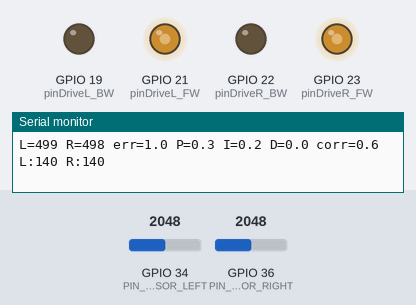
The sketch below on a simulated ESP32. Shown: output pins drawn as LEDs (lit = HIGH), the last lines printed to the serial monitor. Dashed ring = blinking. The test bench sets the inputs (shaded band); at power-on: GPIO 34 (PIN_SENSOR_LEFT) = 2048, GPIO 36 (PIN_SENSOR_RIGHT) = 2048.

Above: at 5.2 s.
5.3 s: GPIO 34 (PIN_SENSOR_LEFT) set to 2866
At 6.3 s:
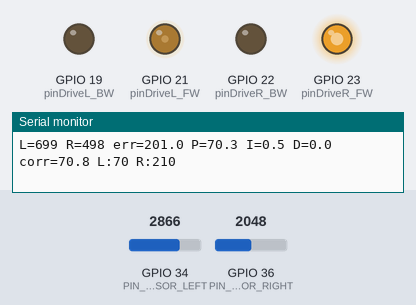
6.8 s: GPIO 36 (PIN_SENSOR_RIGHT) set to 2866
At 7.5 s:
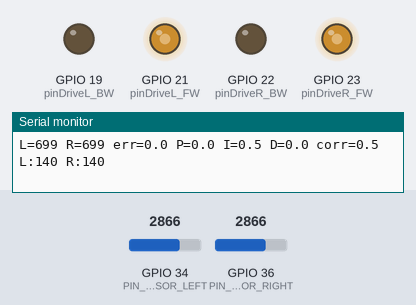
8.3 s: GPIO 36 (PIN_SENSOR_RIGHT) set to 2932
At 8.45 s:
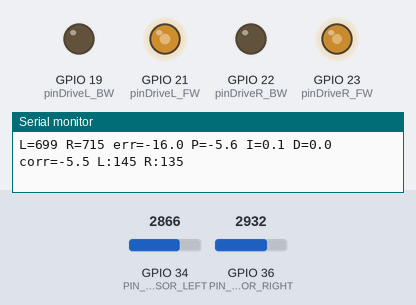
9.8 s: GPIO 34 (PIN_SENSOR_LEFT) set to 2047
At 10.9 s:
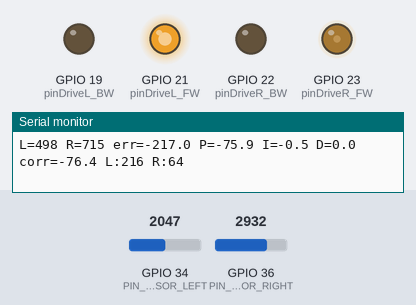
11.3 s: GPIO 34 (PIN_SENSOR_LEFT) set to 4095
At 12.3 s:
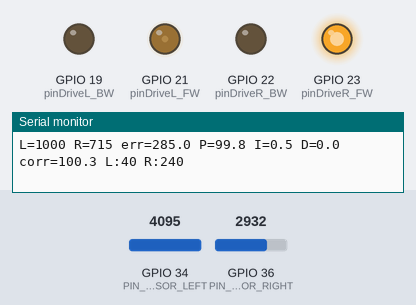
12.8 s: GPIO 36 (PIN_SENSOR_RIGHT) set to 3603
At 13.4 s:
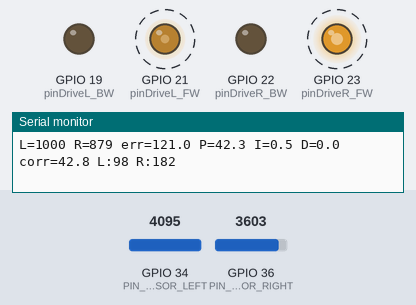
Timing chart, 0 to 16.8 s (numbered marks = the images above; inputs shaded):
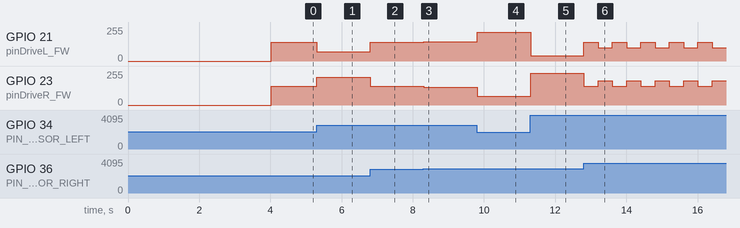

The sketch:

pid__line_follower.ino
```cpp
// ================================================================
//  ПИД-РЕГУЛЯТОР ДВИЖЕНИЯ ПО ЛИНИИ (автономный режим)
//  Платформа : ESP32 (38 пин)
//  Датчики   : 2 × TCRT5000 (GPIO 34 и GPIO 39)
//  Моторы    : драйвер L298N / TB6612 (пины 21, 19, 23, 22)
// ================================================================

// ================================================================
//  РАЗДЕЛ 1 — ПИНЫ МОТОРОВ
// ================================================================
const int pinDriveL_FW = 21;  // Левый мотор: движение ВПЕРЁД (ШИМ)
const int pinDriveL_BW = 19;  // Левый мотор: движение НАЗАД  (ШИМ)
const int pinDriveR_FW = 23;  // Правый мотор: движение ВПЕРЁД (ШИМ)
const int pinDriveR_BW = 22;  // Правый мотор: движение НАЗАД  (ШИМ)

// ================================================================
//  РАЗДЕЛ 2 — КАЛИБРОВОЧНЫЕ ЗНАЧЕНИЯ
// ================================================================
const int PIN_SENSOR_LEFT  = 34;  // Левый датчик TCRT5000
const int PIN_SENSOR_RIGHT = 36;  // Правый датчик TCRT5000

// ВСТАВЬТЕ ВАШИ ЗНАЧЕНИЯ КАЛИБРОВКИ СЮДА
const int CAL_MIN_LEFT  = 9;     // Минимум левого (белая поверхность)
const int CAL_MAX_LEFT  = 4095;  // Максимум левого (чёрная линия)
const int CAL_MIN_RIGHT = 10;    // Минимум правого (белая поверхность)
const int CAL_MAX_RIGHT = 4095;  // Максимум правого (чёрная линия)

// ================================================================
//  РАЗДЕЛ 3 — ПАРАМЕТРЫ ДВИЖЕНИЯ
// ================================================================
const int BASE_SPEED = 140;
const int MAX_CORRECTION = 140;

// ================================================================
//  РАЗДЕЛ 4 — КОЭФФИЦИЕНТЫ ПИД-РЕГУЛЯТОРА
// ================================================================
float Kp = 0.35;   // Пропорциональный
float Ki = 0.001;  // Интегральный
float Kd = 1.2;    // Дифференциальный

// ================================================================
//  РАЗДЕЛ 5 — ВНУТРЕННИЕ ПЕРЕМЕННЫЕ ПИД
// ================================================================
float pid_integral   = 0.0;
float pid_prev_error = 0.0;
const float INTEGRAL_LIMIT = 500.0;

// ================================================================
//  РАЗДЕЛ 7 — НОРМАЛИЗАЦИЯ ДАТЧИКА
// ================================================================
int normalizeLeft(int raw) {
  raw = constrain(raw, CAL_MIN_LEFT, CAL_MAX_LEFT);
  return (raw - CAL_MIN_LEFT) * 1000 / (CAL_MAX_LEFT - CAL_MIN_LEFT);
}

int normalizeRight(int raw) {
  raw = constrain(raw, CAL_MIN_RIGHT, CAL_MAX_RIGHT);
  return (raw - CAL_MIN_RIGHT) * 1000 / (CAL_MAX_RIGHT - CAL_MIN_RIGHT);
}

// ================================================================
//  РАЗДЕЛ 8 — УПРАВЛЕНИЕ МОТОРАМИ
// ================================================================
void setLeftMotor(int speed) {
  speed = constrain(speed, -255, 255);
  if (speed > 0) {
    analogWrite(pinDriveL_FW, speed);
    digitalWrite(pinDriveL_BW, LOW);
  } else if (speed < 0) {
    digitalWrite(pinDriveL_FW, LOW);
    analogWrite(pinDriveL_BW, -speed);
  } else {
    digitalWrite(pinDriveL_FW, LOW);
    digitalWrite(pinDriveL_BW, LOW);
  }
}

void setRightMotor(int speed) {
  speed = constrain(speed, -255, 255);
  if (speed > 0) {
    analogWrite(pinDriveR_FW, speed);
    digitalWrite(pinDriveR_BW, LOW);
  } else if (speed < 0) {
    digitalWrite(pinDriveR_FW, LOW);
    analogWrite(pinDriveR_BW, -speed);
  } else {
    digitalWrite(pinDriveR_FW, LOW);
    digitalWrite(pinDriveR_BW, LOW);
  }
}

void setMotorsSpeed(int speedL, int speedR) {
  setLeftMotor(speedL);
  setRightMotor(speedR);
}

void stopMotors() {
  digitalWrite(pinDriveL_FW, LOW); digitalWrite(pinDriveL_BW, LOW);
  digitalWrite(pinDriveR_FW, LOW); digitalWrite(pinDriveR_BW, LOW);
}

// ================================================================
//  РАЗДЕЛ 9 — ПИД-ВЫЧИСЛЕНИЕ
// ================================================================
void pidUpdate(int normL, int normR) {
  float error = (float)(normL - normR);

  pid_integral += error;
  pid_integral = constrain(pid_integral, -INTEGRAL_LIMIT, INTEGRAL_LIMIT);

  float derivative = error - pid_prev_error;
  pid_prev_error = error;

  float correction = Kp * error
                   + Ki * pid_integral
                   + Kd * derivative;

  correction = constrain(correction, -MAX_CORRECTION, MAX_CORRECTION);

  int speedL = BASE_SPEED - (int)correction;
  int speedR = BASE_SPEED + (int)correction;

  setMotorsSpeed(speedL, speedR);

  Serial.print("L="); Serial.print(normL);
  Serial.print(" R="); Serial.print(normR);
  Serial.print(" err="); Serial.print(error, 1);
  Serial.print(" P="); Serial.print(Kp * error, 1);
  Serial.print(" I="); Serial.print(Ki * pid_integral, 1);
  Serial.print(" D="); Serial.print(Kd * derivative, 1);
  Serial.print(" corr="); Serial.print(correction, 1);
  Serial.print(" L:"); Serial.print(speedL);
  Serial.print(" R:"); Serial.println(speedR);
}

// ================================================================
//  РАЗДЕЛ 10 — ОБНАРУЖЕНИЕ ПЕРЕКРЁСТКА
// ================================================================
const int CROSS_THRESHOLD = 800;
const unsigned long CROSS_DEBOUNCE_MS = 800;

// 0 — прямо, 1 — влево, 2 — вправо, 3 — стоп
const int CROSS_ACTION = 0;
const int CROSS_TURN_MS = 400;

int crossroadCount = 0;
unsigned long lastCrossTime = 0;

bool detectCrossroad(int normL, int normR) {
  bool bothOnLine = (normL > CROSS_THRESHOLD) && (normR > CROSS_THRESHOLD);
  if (!bothOnLine) return false;

  unsigned long now = millis();
  if (now - lastCrossTime < CROSS_DEBOUNCE_MS) {
    return false;
  }

  lastCrossTime = now;
  crossroadCount++;
  return true;
}

void handleCrossroad() {
  Serial.print(">>> ПЕРЕКРЁСТОК #");
  Serial.print(crossroadCount);

  switch (CROSS_ACTION) {
    case 0:
      Serial.println(" -> прямо");
      setMotorsSpeed(BASE_SPEED, BASE_SPEED);
      delay(CROSS_TURN_MS);
      break;
    case 1:
      Serial.println(" -> поворот влево");
      setMotorsSpeed(0, BASE_SPEED);
      delay(CROSS_TURN_MS);
      break;
    case 2:
      Serial.println(" -> поворот вправо");
      setMotorsSpeed(BASE_SPEED, 0);
      delay(CROSS_TURN_MS);
      break;
    case 3:
      Serial.println(" -> СТОП (конец маршрута)");
      stopMotors();
      while (true) {}
      break;
    default:
      Serial.println(" -> неизвестное действие, едем прямо");
      setMotorsSpeed(BASE_SPEED, BASE_SPEED);
      delay(CROSS_TURN_MS);
      break;
  }

  pid_integral   = 0.0;
  pid_prev_error = 0.0;
  Serial.println("    ПИД сброшен.");
}

// ================================================================
//  РАЗДЕЛ 11 — SETUP
// ================================================================
void setup() {
  Serial.begin(115200);
  delay(1000);

  Serial.println("=== ПИД Следование по линии ===");
  Serial.print("Kp="); Serial.print(Kp);
  Serial.print("  Ki="); Serial.print(Ki);
  Serial.print("  Kd="); Serial.println(Kd);

  pinMode(pinDriveL_FW, OUTPUT);
  pinMode(pinDriveL_BW, OUTPUT);
  pinMode(pinDriveR_FW, OUTPUT);
  pinMode(pinDriveR_BW, OUTPUT);

  stopMotors();

  Serial.println("--- Калибровочные значения ---");
  Serial.print("Левый:  min="); Serial.print(CAL_MIN_LEFT);
  Serial.print("  max="); Serial.println(CAL_MAX_LEFT);
  Serial.print("Правый: min="); Serial.print(CAL_MIN_RIGHT);
  Serial.print("  max="); Serial.println(CAL_MAX_RIGHT);

  if (CAL_MIN_LEFT == 0 && CAL_MAX_LEFT == 4095) {
    Serial.println("!! ВНИМАНИЕ: калибровочные значения не заданы !!");
  }

  Serial.println("\nСтарт через 3 секунды...");
  delay(1000); Serial.println("3...");
  delay(1000); Serial.println("2...");
  delay(1000); Serial.println("1... ПОЕХАЛИ!");

  pid_integral   = 0.0;
  pid_prev_error = 0.0;
}

// ================================================================
//  РАЗДЕЛ 12 — LOOP
// ================================================================
int debugCounter = 0;

void loop() {
  int rawL = analogRead(PIN_SENSOR_LEFT);
  int rawR = analogRead(PIN_SENSOR_RIGHT);

  int normL = normalizeLeft(rawL);
  int normR = normalizeRight(rawR);

  if (detectCrossroad(normL, normR)) {
    handleCrossroad();
    return;
  }

  debugCounter++;
  if (debugCounter >= 5) {
    debugCounter = 0;
    pidUpdate(normL, normR);
  } else {
    float error      = (float)(normL - normR);
    pid_integral    += error;
    pid_integral     = constrain(pid_integral, -INTEGRAL_LIMIT, INTEGRAL_LIMIT);
    float derivative = error - pid_prev_error;
    pid_prev_error   = error;
    float correction = Kp * error + Ki * pid_integral + Kd * derivative;
    correction       = constrain(correction, -MAX_CORRECTION, MAX_CORRECTION);
    setMotorsSpeed(BASE_SPEED - (int)correction, BASE_SPEED + (int)correction);
  }

  delay(5);
}
```

Measured:
- after the input at 5.3 s, GPIO 21 (pinDriveL_FW): 140/255 → 70/255 at once; GPIO 23 (pinDriveR_FW): 140/255 → 210/255 at once
- after the input at 6.8 s, GPIO 21 (pinDriveL_FW): 70/255 → 140/255 at once; GPIO 23 (pinDriveR_FW): 210/255 → 140/255 at once
- after the input at 8.3 s, GPIO 21 (pinDriveL_FW): 140/255 → 145/255 at once, → 146/255 0.29 s later; GPIO 23 (pinDriveR_FW): 140/255 → 135/255 at once, → 134/255 0.29 s later
- after the input at 9.8 s, GPIO 21 (pinDriveL_FW): 146/255 → 216/255 at once; GPIO 23 (pinDriveR_FW): 134/255 → 64/255 at once
- after the input at 11.3 s, GPIO 21 (pinDriveL_FW): 216/255 → 40/255 at once; GPIO 23 (pinDriveR_FW): 64/255 → 240/255 at once
- after the input at 12.8 s, GPIO 21 (pinDriveL_FW): alternates 140/255 for 0.41 s and 98/255 for 0.39 s, starting at once; GPIO 23 (pinDriveR_FW): alternates 182/255 for 0.39 s and 140/255 for 0.41 s, starting at once
